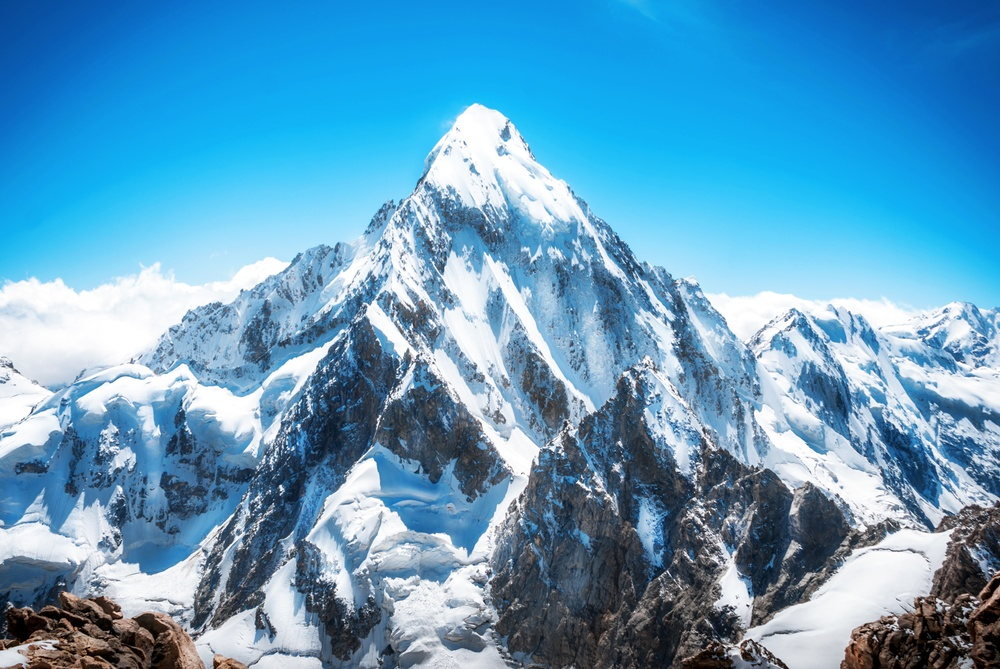
#> input picture reading and writing images/image.jpg, 1000 x 669 px, shrunk from 3572 x 2391 before the run
$ jupyter execute 'reading_&_writing.ipynb'
#> lines starting #> are read from the running program, lines starting #| are printed output that depends on the picture
[cell 1]
import cv2

[cell 2]
## Reading the image

image = cv2.imread("./image.jpg")
#> image is the input picture: shape (669, 1000, 3); mean B, G, R 192, 156.5, 96.7

[cell 3]
# checking if image is loaded successfully

if image is None:
    print("Error : Could not laod the image")
else:
    print("image loaded successfully")

[cell 4]
# Dsiplay Image

cv2.imshow("Image window", image)
cv2.waitKey(0)
cv2.destroyAllWindows()

[cell 5]
## Write the image

image_new = image + 30
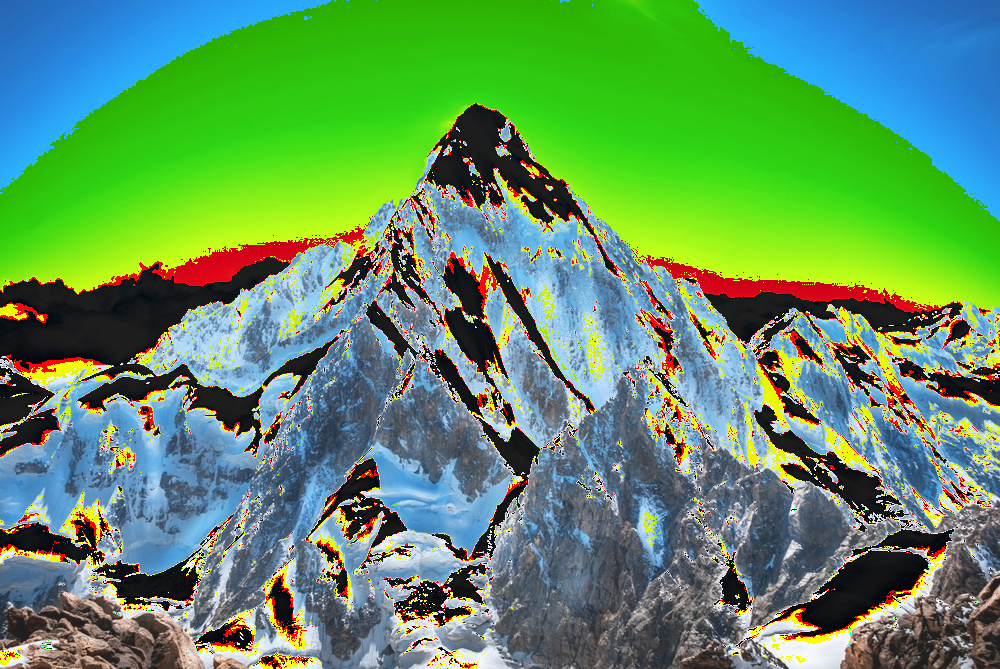
#> image_new: shape (669, 1000, 3); mean B, G, R 100.5, 147.1, 96

cv2.imwrite("./output.jpg",image_new)
#> Out = True
